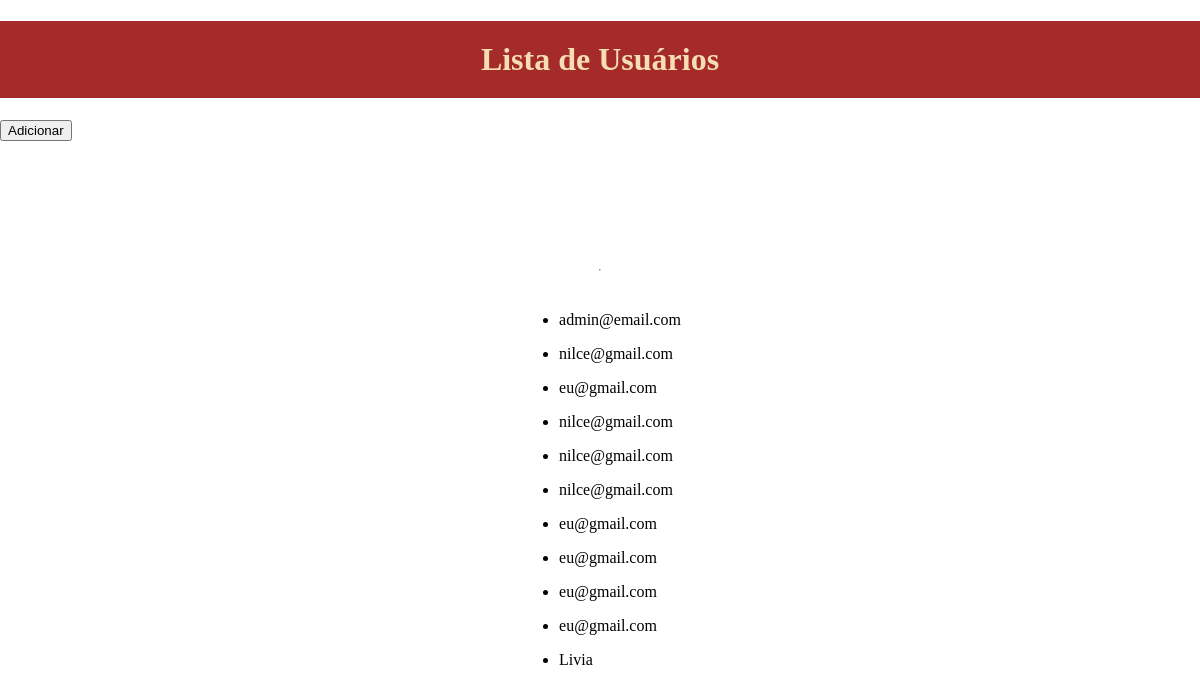
Page /users/ (signed in) on the committed database.
### tables this page shows
CREATE TABLE users (
    id INTEGER PRIMARY KEY AUTOINCREMENT,
    nome TEXT NOT NULL,
    email TEXT NOT NULL
);

### users/users.py (the view)
@bp.route('/')
@login_required
def index():
    return render_template('users/index.html', users = User.all())

### app/__init__.py (called while the page is built)
@login_manager.user_loader
def load_user(user_id):
    return User.get(user_id)

### database/__init__.py (called while the page is built)
def get_connection():
    conn = sqlite3.connect(os.path.join(dirname, DATABASE))
    conn.row_factory = sqlite3.Row
    return conn

### users/models.py (called while the page is built)
    @classmethod
    def all(cls):
        conn = get_connection()
        users = conn.execute("SELECT * FROM users").fetchall()
        return [cls(id=row['id'], nome=row['nome'], email=row['email']) for row in users]

    @classmethod
    def get(cls, user_id):
        conexao = get_connection()
        SELECT = 'SELECT * FROM users WHERE id=?'
        row = conexao.execute(SELECT, (user_id,)).fetchone()
        if row:
            return cls(id=row['id'], nome=row['nome'], email=row['email'])
        return None

### users/templates/users/index.html (shortened to what this page needs)
<!DOCTYPE html>
<html lang="en">
<head>
    <link rel="stylesheet" href="{{ url_for('static', filename='style.css') }}">
</head>
<body>
    <div class="nav"><h1>Lista de Usuários</h1></div>
    <a href="{{url_for('users.register')}}"><button>Adicionar</button></a>
    <div class='main'>
    <hr>
    <ul>
    {% for user in users %}
    <li><p>{{user.nome}}</p></li>
    {% endfor %}
    </ul>
    </div>
</body>
</html>

### app/static/style.css (style rules this page uses)
h1 { color: wheat; display: flex; justify-content: center; padding: 20px; }
body { margin: 0; padding: 0; }
.nav { background-color: brown; }
.main { margin-top: 10%; display: flex; flex-direction: column; align-items: center; justify-content: center; width: 100%; }

### rows in the picture
users: nome "admin@email.com"
users: nome "nilce@gmail.com"
users: nome "eu@gmail.com"
users: nome "nilce@gmail.com"
users: nome "nilce@gmail.com"
users: nome "nilce@gmail.com"
users: nome "eu@gmail.com"
users: nome "eu@gmail.com"
users: nome "eu@gmail.com"
users: nome "eu@gmail.com"
users: nome "Livia"
